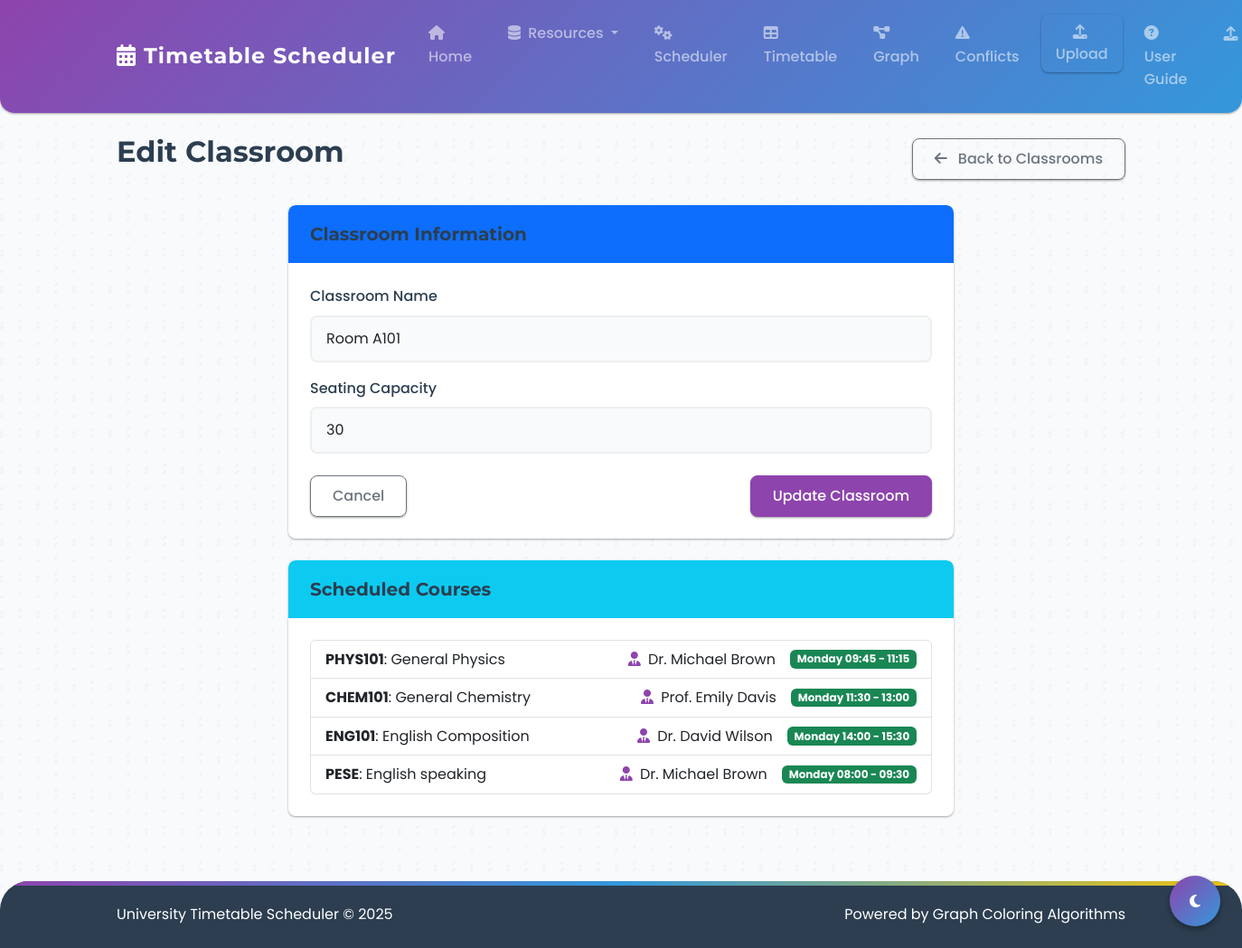
Page /edit_classroom/1 on the committed database.
### backend/models.py (models this page shows, shortened)
class Classroom(db.Model):
    __tablename__ = 'classroom'
    id = db.Column(db.Integer, primary_key=True)
    name = db.Column(db.String(50), nullable=False)
    capacity = db.Column(db.Integer, nullable=False)
    courses = db.relationship('Course', back_populates='classroom')

class Course(db.Model):
    __tablename__ = 'course'
    id = db.Column(db.Integer, primary_key=True)
    code = db.Column(db.String(20), unique=True, nullable=False)
    name = db.Column(db.String(100), nullable=False)
    instructor_id = db.Column(db.Integer, db.ForeignKey('instructor.id'))
    time_slot_id = db.Column(db.Integer, db.ForeignKey('time_slot.id'))
    classroom_id = db.Column(db.Integer, db.ForeignKey('classroom.id'))
    instructor = db.relationship('Instructor', back_populates='courses')
    time_slot = db.relationship('TimeSlot', back_populates='courses')
    classroom = db.relationship('Classroom', back_populates='courses')
    students = db.relationship('Student', secondary='enrollments', back_populates='courses')
    materials = db.relationship('CourseMaterial', back_populates='course', cascade='all, delete-orphan')

class Instructor(db.Model):
    __tablename__ = 'instructor'
    id = db.Column(db.Integer, primary_key=True)
    name = db.Column(db.String(100), nullable=False)
    email = db.Column(db.String(100), unique=True, nullable=False)
    department = db.Column(db.String(100))
    courses = db.relationship('Course', back_populates='instructor')

class TimeSlot(db.Model):
    __tablename__ = 'time_slot'
    id = db.Column(db.Integer, primary_key=True)
    day = db.Column(db.String(10), nullable=False)
    start_time = db.Column(db.Time, nullable=False)
    end_time = db.Column(db.Time, nullable=False)
    courses = db.relationship('Course', back_populates='time_slot')
    def __str__(self):
        return f"{self.day} {self.start_time.strftime('%H:%M')} - {self.end_time.strftime('%H:%M')}"

### backend/routes/classrooms.py (the view, shortened to what this page needs)
@classrooms_bp.route('/edit_classroom/<int:classroom_id>', methods=['GET', 'POST'])
def edit_classroom(classroom_id):
    classroom = Classroom.query.get_or_404(classroom_id)
    return render_template('edit_classroom.html', classroom=classroom)

### templates/edit_classroom.html (shortened to what this page needs)
{% extends "base.html" %}
{% block content %}
<div class="row">
    <div class="col-md-12">        <div class="d-flex justify-content-between align-items-center mb-4">
            <h2>Edit Classroom</h2>
            <a href="{{ url_for('classrooms.classrooms') }}" class="btn btn-outline-secondary">
                <i class="fas fa-arrow-left me-2"></i> Back to Classrooms
            </a>
        </div>
    </div>
    <div class="col-md-8 mx-auto">
        <div class="card">
            <div class="card-header bg-primary text-white">
                <h5 class="mb-0">Classroom Information</h5>
            </div>
            <div class="card-body">
                <form action="{{ url_for('classrooms.edit_classroom', classroom_id=classroom.id) }}" method="post">
                    <div class="mb-3">
                        <label for="name" class="form-label">Classroom Name</label>
                        <input type="text" class="form-control" id="name" name="name" value="{{ classroom.name }}" required>
                    </div>
                    <div class="mb-3">
                        <label for="capacity" class="form-label">Seating Capacity</label>
                        <input type="number" class="form-control" id="capacity" name="capacity" min="1" value="{{ classroom.capacity }}" required>
                    </div>
                      <div class="d-flex justify-content-between mt-4">
                        <a href="{{ url_for('classrooms.classrooms') }}" class="btn btn-outline-secondary">Cancel</a>
                        <button type="submit" class="btn btn-primary">Update Classroom</button>
                    </div>
                </form>
            </div>
        </div>
        {% if classroom.courses %}
        <div class="card mt-4">
            <div class="card-header bg-info text-white">
                <h5 class="mb-0">Scheduled Courses</h5>
            </div>
            <div class="card-body">
                <div class="list-group">
                    {% for course in classroom.courses %}
                    <div class="list-group-item">
                        <div class="d-flex justify-content-between align-items-center">
                            <div>
                                <strong>{{ course.code }}</strong>: {{ course.name }}
                            </div>
                            <div class="d-flex align-items-center">
                                <div class="me-3">
                                    <i class="fas fa-user-tie me-1 text-primary"></i>
                                    {{ course.instructor.name if course.instructor else 'No instructor' }}
                                </div>
                                {% if course.time_slot %}
                                <span class="badge bg-success">
                                    {{ course.time_slot }}
                                </span>
                                {% else %}
                                <span class="badge bg-danger">
                                    Not Scheduled
                                </span>
                                {% endif %}
                            </div>
                        </div>
                    </div>
                    {% endfor %}
                </div>
            </div>
        </div>
        {% endif %}
    </div>
</div>
{% endblock %}

### static/css/style.css (style rules this page uses)
:root { --primary-color: #8e44ad; --primary-dark: #6c3483; --primary-light: #af7ac5; --secondary-color: #3498db; --accent-color: #f1c40f; --success-color: #2ecc71; --danger-color: #e74c3c; --warning-color: #f39c12; --info-color: #1abc9c; --light-color: #f8fafc; --dark-color: #2c3e50; --gray-color: #7f8c8d; --gray-light: #ecf0f1; --gray-medium: #9ca3af; --font-primary: 'Poppins', 'Segoe UI', Tahoma, Geneva, Verdana, sans-serif; --font-secondary: 'Montserrat', Arial, sans-serif; --shadow-small: 0 1px 3px rgba(0, 0, 0, 0.12), 0 1px 2px rgba(0, 0, 0, 0.24); --shadow-medium: 0 3px 6px rgba(0, 0, 0, 0.16), 0 3px 6px rgba(0, 0, 0, 0.23); --shadow-large: 0 15px 35px rgba(50, 50, 93, 0.1), 0 5px 15px rgba(0, 0, 0, 0.07); --border-radius-sm: 0.5rem; --border-radius: 0.5rem; --border-radius-lg: 1rem; --transition-bounce: all 0.4s cubic-bezier(0.68, -0.55, 0.27, 1.55); --transition-fast: all 0.2s ease; --transition-normal: all 0.3s ease; }
body { font-family: var(--font-primary); background-color: #f8fafc; color: var(--dark-color); line-height: 1.6; min-height: 100vh; position: relative; overflow-x: hidden; }
h1, h2, h3, h4, h5, h6 { font-weight: 700; margin-bottom: 1rem; color: var(--dark-color); font-family: var(--font-secondary); }
a { color: var(--primary-color); text-decoration: none; transition: var(--transition-bounce); position: relative; }
.text-primary { color: var(--primary-color) !important; }
.card { border: none; border-radius: var(--border-radius); box-shadow: var(--shadow-small); margin-bottom: 1.5rem; overflow: hidden; transition: var(--transition-normal); background-color: white; position: relative; }
.card::before { content: ''; position: absolute; top: 0; left: 0; width: 100%; height: 4px; background: linear-gradient(to right, var(--primary-color), var(--secondary-color)); opacity: 0; transition: var(--transition-normal); }
.card-header { border-top-left-radius: var(--border-radius) !important; border-top-right-radius: var(--border-radius) !important; font-weight: 600; padding: 1.25rem 1.5rem; border-bottom: 0; background-color: white; }
.card-body { padding: 1.5rem; }
.btn { font-weight: 500; padding: 0.6rem 1.5rem; border-radius: var(--border-radius-sm); transition: var(--transition-bounce); box-shadow: var(--shadow-small); position: relative; overflow: hidden; z-index: 1; }
.btn::before { content: ''; position: absolute; top: 0; left: -100%; width: 100%; height: 100%; background: linear-gradient(90deg, rgba(255,255,255,0.2), rgba(255,255,255,0)); transition: var(--transition-normal); z-index: -1; }
.btn-primary { background-color: var(--primary-color); border-color: var(--primary-color); }
.form-control { border-radius: var(--border-radius-sm); border: 2px solid var(--gray-light); padding: 0.75rem 1rem; transition: var(--transition-normal); background-color: #f8fafc; font-family: var(--font-primary); }
.form-label { font-weight: 500; margin-bottom: 0.5rem; color: var(--dark-color); }

### rows in the picture
Classroom: name "Room A101", capacity "30"
Course: code "PHYS101", name "General Physics", instructor "Dr. Michael Brown", time_slot "Monday 09:45 - 11:15"
Course: code "CHEM101", name "General Chemistry", instructor "Prof. Emily Davis", time_slot "Monday 11:30 - 13:00"
Course: code "ENG101", name "English Composition", instructor "Dr. David Wilson", time_slot "Monday 14:00 - 15:30"
Course: code "PESE", name "English speaking", instructor "Dr. Michael Brown", time_slot "Monday 08:00 - 09:30"
